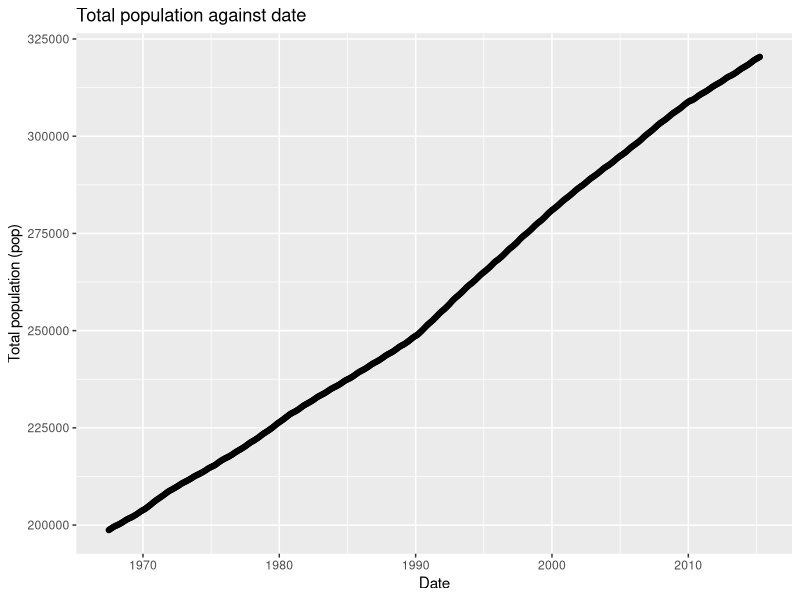

Generate this figure with R:
## ---- chunk 1

x <- "This is my first assignment"
  print(x)

x = paste(x, "and I'm loving it!", sep=" ")
  print(x)

Y = c(2, 3, 4, 5)
Y = Y * 2

cat("Y => ", Y)

cat("Min => ", min(Y), "\n")
cat("Max => ", max(Y))

library(ggplot2)
head(economics)

ggplot(economics, aes(x = date, y = pop)) +
  geom_point() + 
  labs(
    x = "Date",
    y = "Total population (pop)",
    title = "Total population against date"
    )
